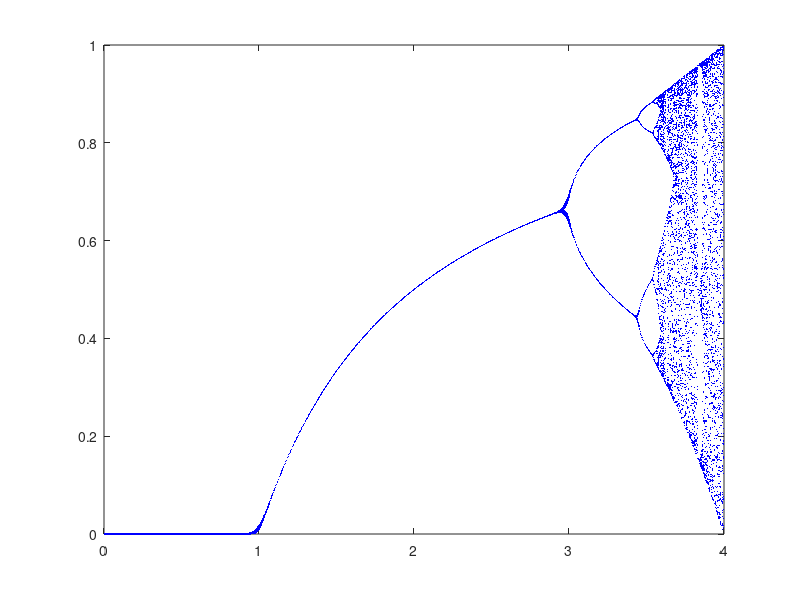

Write the MATLAB code that produced this figure.
function DiagramaBifurcacion
    LoadData;
    InitHome;

    function LoadData
      figure;
        n_iter = 100;
        n_ultimo = 50;
        x0 = 0.5;
        r_min = 0;
        r_max = 4;
        n_r = 1000;

        setappdata(0, 'n_iter', n_iter);
        setappdata(0, 'n_ultimo', n_ultimo);
        setappdata(0, 'x0', x0);
        setappdata(0, 'r_min', r_min);
        setappdata(0, 'r_max', r_max);
        setappdata(0, 'n_r', n_r);
    end

    function InitHome
        n_iter = getappdata(0, 'n_iter');
        n_ultimo = getappdata(0, 'n_ultimo');
        x0 = getappdata(0, 'x0');
        r_min = getappdata(0, 'r_min');
        r_max = getappdata(0, 'r_max');
        n_r = getappdata(0, 'n_r');

        r_valores = linspace(r_min, r_max, n_r);

        r_plot = [];
        x_plot = [];

        for i = 1:length(r_valores)
            r = r_valores(i);
            x = x0;
            for j = 1:n_iter
                x = r * x * (1 - x);
                if j > (n_iter - n_ultimo)
                    r_plot = [r_plot; r];
                    x_plot = [x_plot; x];
                end
            end
        end

        plot(r_plot, x_plot, 'b.', 'MarkerSize', 1);

    end
end

